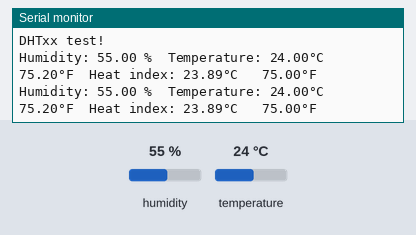
A sketch run on a simulated Arduino Uno, built with avr-gcc and run on an emulated ATmega328P. Parts: the last lines printed to the serial monitor. The test bench sets the inputs (shaded band); at power-on: humidity 55 %, temperature 24 °C.

Above: at 4.8 s.
4.9 s: humidity set to 22 %
At 6.9 s:
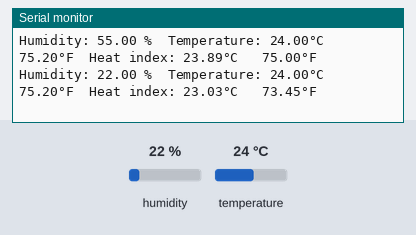
7.9 s: temperature set to 12 °C
At 9.3 s:
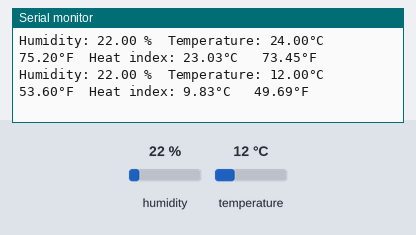
10.9 s: humidity set to 40 %
At 12.9 s:
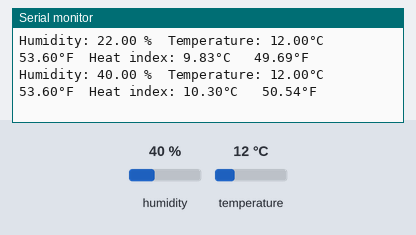
Timing chart, 0 to 14.4 s (numbered marks = the images above; inputs shaded):
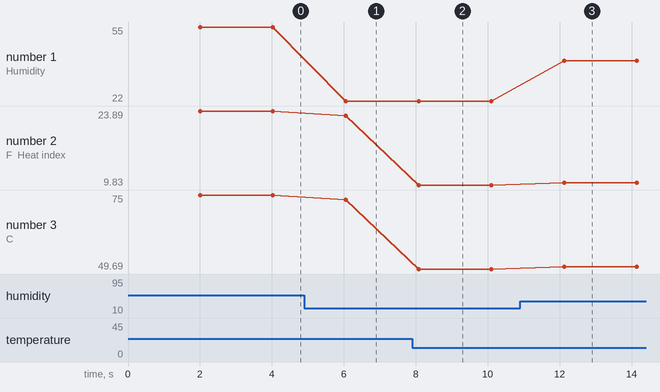

The sketch:

dht22.ino
```cpp
#include "DHT.h"
#define DHTPIN 5
#define DHTTYPE DHT22

DHT dht(DHTPIN, DHTTYPE);

void setup() {
   Serial.begin(9600);
   Serial.println("DHTxx test!");
   dht.begin();
}

void loop() {
   delay(2000);
   float h = dht.readHumidity();

   float t = dht.readTemperature();

   float f = dht.readTemperature(true);

   if (isnan(h) || isnan(t) || isnan(f)) {
      Serial.println("Failed to read from DHT sensor!");
      return;
   }


   float hif = dht.computeHeatIndex(f, h);

   float hic = dht.computeHeatIndex(t, h, false);
   Serial.print ("Humidity: ");
   Serial.print (h);
   Serial.print (" %\t");
   Serial.print ("Temperature: ");
   Serial.print (t);
   Serial.print("\xC2\xB0");
   Serial.print ("C\t ");
   Serial.print (f);
   Serial.print("\xC2\xB0");
   Serial.print ("F\t");
   Serial.print ("Heat index: ");
   Serial.print (hic);
   Serial.print("\xC2\xB0");
   Serial.print ("C\t ");
   Serial.print (hif);
   Serial.print("\xC2\xB0");
   Serial.println ("F ");
}
```

Measured:
- after the input at 4.9 s, the serial monitor: prints a new line after 1.2 s (image 1)
- after the input at 7.9 s, the serial monitor: prints a new line after 0.18 s (image 2)
- after the input at 10.9 s, the serial monitor: prints a new line after 1.2 s (image 3)
- plotted number 1: 55 → 22 after the input at 4.9 s, 22 → 40 after the input at 10.9 s
- plotted number 2: 23.89 → 23.03 after the input at 4.9 s, 23.03 → 9.83 after the input at 7.9 s, 9.83 → 10.3 after the input at 10.9 s
- plotted number 3: 75 → 73.45 after the input at 4.9 s, 73.45 → 49.69 after the input at 7.9 s, 49.69 → 50.54 after the input at 10.9 s
